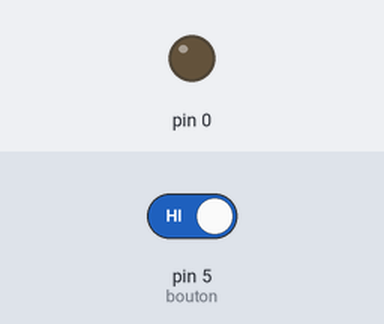
A sketch run on a simulated Arduino Uno, built with avr-gcc and run on an emulated ATmega328P. Parts: output pins drawn as LEDs (lit = HIGH). The test bench sets the inputs (shaded band); at power-on: pin 5 (bouton) HIGH.

Above: at 1.2 s.
1.3 s: pin 5 (bouton) driven LOW
At 2.5 s:
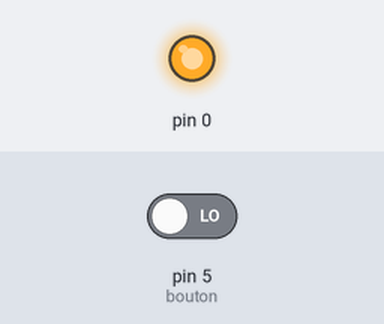
2.8 s: pin 5 (bouton) driven HIGH
At 3.7 s:
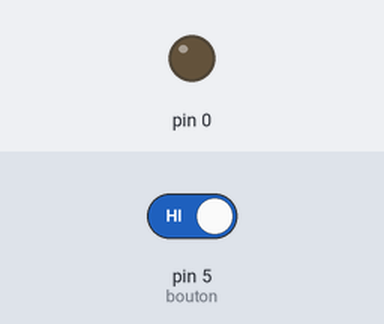
Timing chart, 0 to 5.8 s (numbered marks = the images above; inputs shaded):
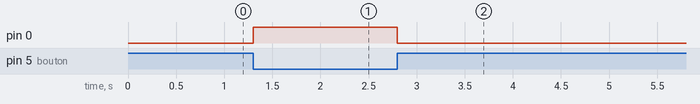

The sketch:

Job07.ino
```cpp
// Ardwinner LED-008-Bouton.
// code Arduino pour allumer une LED avec un bouton poussoir.

/* note de montage : brancher le Bouton poussoir sur la PIN 2, allimenter le Bouton poussoir en le branchant sur la PIN 5V, et reparter par sa troisième broche vers la résistance, la LED et finallement le Gnd. La quatrième broche du Bouton poussoir n’est pas utilisée*/


int bouton = 5;                       // constante indiquant que le bouton est sur la broche 2
int led;                              // déclare la LED, crée donc une constante appelé led
int etatbouton;                       // variable représentant le bouton, soit ouvert ou fermé

void setup() {
  pinMode (bouton, INPUT);            // on indique que le bouton est une entrée
  pinMode (led, OUTPUT);              // on indique que la LED est une sortie
}

void loop() {
  etatbouton = digitalRead (bouton);  // On lit l’état du bouton pour savoir s’il est ouvert ou fermé

  if (etatbouton==LOW) {              // Si la variable “etatbouton” est fermé
    digitalWrite (led, HIGH);         // alors le logiciel “écrit” Haut, c’est à dire qu’il allume la LED, qu’il laisse passer l’électricité
  }

  else {
    digitalWrite(led, LOW);           // Sinon le logiciel “écrit” Bas, c’est à dire qu’il éteint la LED, qu’il ne laisse pas passer l’électricité
  }

  delay(100) ;                        // on attend un délais de 100 millisecondes avant de relancer la boucle et tester l’état du bouton.

}
```

Measured:
- after the input at 1.3 s, pin 0: LOW → HIGH at once
- after the input at 2.8 s, pin 0: HIGH → LOW at once
